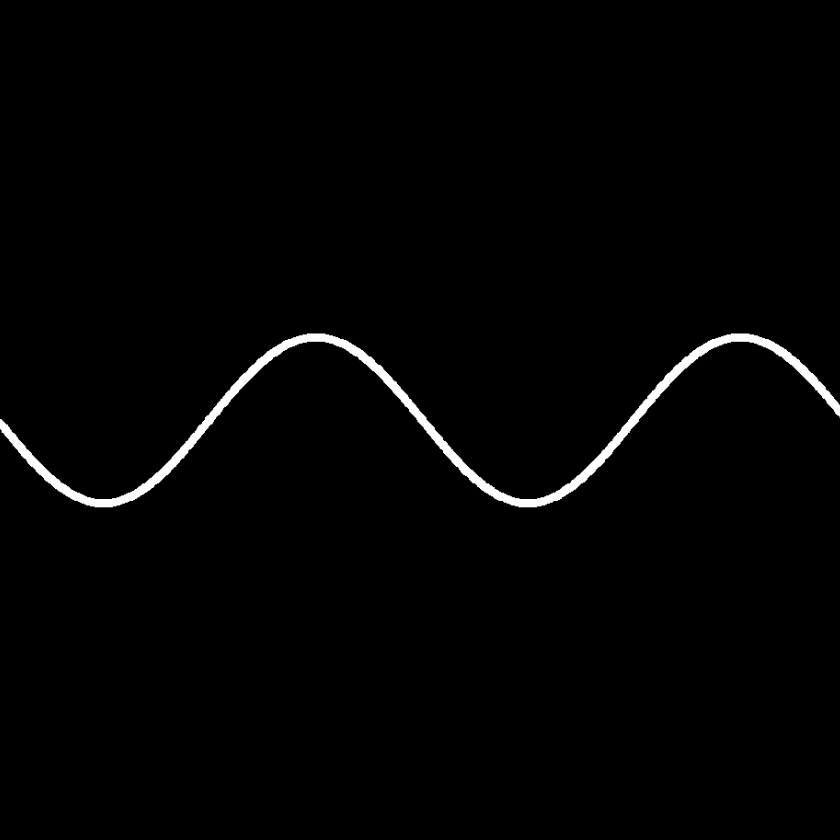
#> input picture pic/stringline_padded.png, 840 x 840 px, found by its file name
$ python pixel_integration.py
#> lines starting #> are read from the running program, lines starting #| are printed output that depends on the picture; after the words box and inside, x2 and y2 are one past the last pixel; in counts of white or black regions, pixels touching at a corner belong together
### Sampling_simulation.py
import numpy as np
import matplotlib.pyplot as plt
from numpy.fft import fft2, ifft2, fftshift, ifftshift
from PIL import Image
from skimage.transform import downscale_local_mean

def load_and_normalize_image(filepath):
    # Load the image
    image = Image.open(filepath).convert('L')  # Convert to grayscale
    # Convert image to a NumPy array
    grayscale_data = np.array(image, dtype=np.float32)
    # Normalize the grayscale data to [0, 1]
    normalized_data = (grayscale_data - grayscale_data.min()) / (grayscale_data.max() - grayscale_data.min())
    return normalized_data

def plot_image(field, title):
    """
    :param field: the field to be plotted
    :param title: the title of the plot
    """
#> called with title = 'object'
    data = field.astype(np.float32)
    mn, mx = data.min(), data.max()
#> mn = 0; mx = 1
    eps = 1e-12
    data = (data - mn) / (mx - mn + eps)
    plt.figure(figsize=(6,6))
    im = plt.imshow(data, cmap='gray', vmin=0, vmax=1)
    plt.colorbar(im, label="Normalized value")
    plt.title(title); plt.axis('off'); plt.show()

def Transfer_function(W, H, distance, wavelength, pixelSize, numPixels):
    """
    :param W: axis 1
    :param H: axis 2
    :param distance: the propagation distance
    :param wavelength: the illumination's wavelength
    :param pixelSize: the pixel size
    :param numPixels: the number of pixels on W and H
    :return: the transfer function
    """
    FX = W / (pixelSize * numPixels) # Frequency coordination
    FY = H / (pixelSize * numPixels)
    k = 2 * np.pi / wavelength # Wave number
    arg = 1 - (wavelength ** 2) * (FX ** 2 + FY ** 2)
    sq = np.where(arg >= 0, np.sqrt(arg), 0.0)
    H = np.exp(1j * k * distance * sq)
    H[arg < 0] = 0
    return H


def angular_spectrum_method(W, H, distance, wavelength, field, pixelSize, numPixels):
    """
    :param W: axis 1
    :param H: axis 2
    :param distance: the propagation distance
    :param field: the field at the intial position
    :param pixelSize: the pixel size
    :param numPixels: the number of pixels on W and H
    :return: the field after propagation
    """
    GT = fftshift(fft2(ifftshift(field))) # Angular spectrum: Fourier transforming the initial field
    transfer = Transfer_function(W, H, distance, wavelength, pixelSize, numPixels) # Calculate the transfer function
    gt_prime = fftshift(ifft2(ifftshift(GT * transfer))) # Inverse Fourier transform on: transfer function * angular spectrum
    return gt_prime

def IPR(W, H, wavelength, distance, pixelSize,  numPixels, Measured_amplitude, k_max):
    """
    :param W: axis 1
    :param H: axis 2
    :param distance: the propagation distance
    :param pixelSize: the pixel size
    :param numPixels: the number of pixels on W and H
    :param Measured_amplitude: The amplitude of sensor's recorded field
    :param k_max: The maximum iteration number
    :return: The reconstructed sample field
    """
    update_phase = [] # Store every iteration's phase
    last_field = None # Store the reconstructed sample field
    for k in range(k_max):
        # a) On the sensor plane
        if k == 0: # The first iteration
            phase0 = np.zeros(Measured_amplitude.shape) # Give the guess phase equals to 0
            field1 = Measured_amplitude * np.exp(1j * phase0) # The guess field
        else:
            field1 = Measured_amplitude * np.exp(1j * update_phase[k - 1]) # The field on the sensor plane for the coming computation
        # b) Backpropagate the field and apply constraint
        field2 = angular_spectrum_method(W, H, -distance, wavelength, field1, pixelSize, numPixels) # Field after backpropagation
        phase_field2 = np.angle(field2)  # phase of field2
        amp_field2 = np.abs(field2)  # amplitude of field2
        abso = -np.log(amp_field2 + 1e-8) # Calculate the absorption index;1e-8 to prevent 0 value
        # Apply constraints(None-zero constraint)
        mask = abso < 0 # Mask: when the absorption index is less than 0
        phase_field2[mask] = 0 # Set the corresponding phase to 0
        abso[mask] = 0 # Set the absorption as 0
        amp_field2 = np.exp(-abso)
        field22 = amp_field2 * np.exp(1j * phase_field2) # Field after applying the constraint
        # c) Forward propagate the field
        field3 = angular_spectrum_method(W, H, distance, wavelength, field22, pixelSize, numPixels) # Forward propagtion
        phase_field3 = np.angle(field3) # Phase of field3
        update_phase.append(phase_field3) # Input the phase to this array
        # d) Backpropagate to get the image
        field4 = angular_spectrum_method(W, H, -distance, wavelength, field3, pixelSize, numPixels) # Backpropagation
        last_field = field4
    return last_field

object = load_and_normalize_image("/Users/wangmusi/Documents/GitHub/LIHM/pic/stringline_padded.png") # Read the sample
plot_image(object,"object") # Plot the object
pitch_size = [0.4e-6, 1.6e-6] # 0.4e-6 is the hologram's pixel spacing and 1.6e-6 is the sensor's pitch size
numPixels_hologram = 840 # number of pixels on each axis of the sensor
z2 = 1e-3 # the sample-sensor distance; unit: meter
wavelength = 525e-9
# Define the fine grid(hologram grid)
x = np.arange(numPixels_hologram) - numPixels_hologram / 2 - 1
y = np.arange(numPixels_hologram) - numPixels_hologram / 2 - 1
W, H = np.meshgrid(x, y)
# Define the sample property
am = np.exp(-1.6 * object)
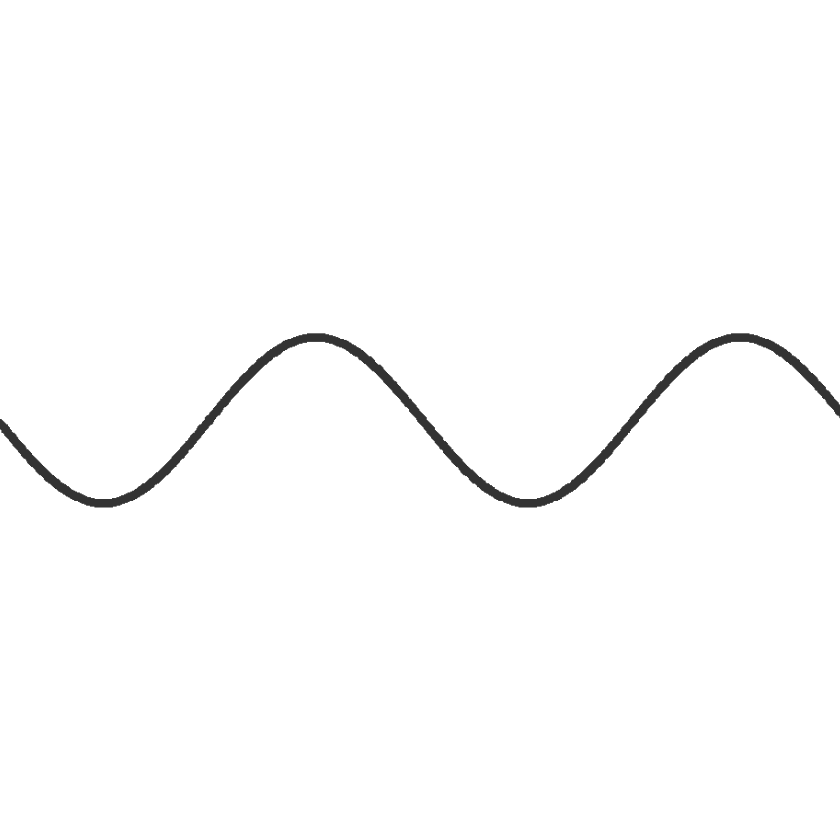
#> am: shape (840, 840) float32; min 0.202, max 1, mean 0.989
ph0 = 3
ph = ph0 * object
field_after_object = am * np.exp(1j * ph)
am_field_after_object = np.abs(field_after_object)
plot_image(am_field_after_object, "Sample field") # Plot the field after sample
# Acquire the hologram
hologram_field = angular_spectrum_method(W, H, z2,wavelength, field_after_object, pitch_size[0], numPixels_hologram)
hologram_amplitude = np.abs(hologram_field)
hologram_intensity = np.abs(hologram_field) ** 2
plot_image(hologram_amplitude,  "Hologram field")

# Sample the hologram
decimation_factor = int(pitch_size[1] / pitch_size[0])
sampled_hologram_intensity = downscale_local_mean(hologram_intensity, (decimation_factor, decimation_factor))
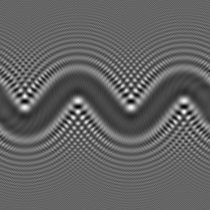
#> sampled_hologram_intensity: shape (210, 210) float64; min 0.199, max 2.22, mean 0.986; drawn with min black and max white
sampled_hologram_amplitude = np.sqrt(sampled_hologram_intensity)
plot_image(sampled_hologram_amplitude, "Sampled hologram amplitude")

# Create the sensor grid
numPixels_sensor = sampled_hologram_amplitude.shape[0]
#> numPixels_sensor = 210
x_sen = np.arange(numPixels_sensor) - numPixels_sensor / 2 - 1
#> x_sen = 210 values from -106 to 103
y_sen = np.arange(numPixels_sensor) - numPixels_sensor / 2 - 1
#> y_sen = 210 values from -106 to 103
W_sen, H_sen = np.meshgrid(x_sen, y_sen)

# IPR reconstruction
rec_field = IPR(W_sen,H_sen,wavelength,z2,pitch_size[1],numPixels_sensor,sampled_hologram_amplitude,50)
#> after the loop in IPR, `for k in range(k_max):`:
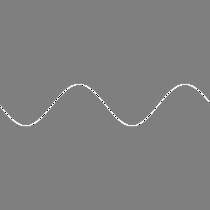
#> phase_field2: shape (210, 210) float64; min -3.14, max 3.13, mean 0.0238; drawn with min black and max white
#> after the loop in IPR, `for k in range(k_max):`: update_phase = 50 items
am_rec = np.abs(rec_field)
plot_image(am_rec,"rec")

### pixel_integration.py
import numpy as np
import matplotlib.pyplot as plt
from numpy.fft import fft2, ifft2, fftshift, ifftshift
from PIL import Image
from skimage.transform import downscale_local_mean

from Sampling_simulation import decimation_factor


def load_and_normalize_image(filepath):
    # Load the image
    image = Image.open(filepath).convert('L')  # Convert to grayscale
    # Convert image to a NumPy array
    grayscale_data = np.array(image, dtype=np.float32)
    # Normalize the grayscale data to [0, 1]
    normalized_data = (grayscale_data - grayscale_data.min()) / (grayscale_data.max() - grayscale_data.min())
    return normalized_data

def plot_image(field, title):
    """
    :param field: the field to be plotted
    :param title: the title of the plot
    """
#> called with title = 'object'
    data = field.astype(np.float32)
    mn, mx = data.min(), data.max()
#> mn = 0; mx = 1
    eps = 1e-12
    data = (data - mn) / (mx - mn + eps)
    plt.figure(figsize=(6,6))
    im = plt.imshow(data, cmap='gray', vmin=0, vmax=1)
    plt.colorbar(im, label="Normalized value")
    plt.title(title); plt.axis('off'); plt.show()

def Transfer_function(W, H, distance, wavelength, pixelSize, numPixels):
    """
    :param W: axis 1
    :param H: axis 2
    :param distance: the propagation distance
    :param wavelength: the illumination's wavelength
    :param pixelSize: the pixel size
    :param numPixels: the number of pixels on W and H
    :return: the transfer function
    """
    FX = W / (pixelSize * numPixels) # Frequency coordination
    FY = H / (pixelSize * numPixels)
    k = 2 * np.pi / wavelength # Wave number
    arg = 1 - (wavelength ** 2) * (FX ** 2 + FY ** 2)
    sq = np.where(arg >= 0, np.sqrt(arg), 0.0)
    H = np.exp(1j * k * distance * sq)
    H[arg < 0] = 0
    return H


def angular_spectrum_method(W, H, distance, wavelength, field, pixelSize, numPixels):
    """
    :param W: axis 1
    :param H: axis 2
    :param distance: the propagation distance
    :param field: the field at the intial position
    :param pixelSize: the pixel size
    :param numPixels: the number of pixels on W and H
    :return: the field after propagation
    """
    GT = fftshift(fft2(ifftshift(field))) # Angular spectrum: Fourier transforming the initial field
    transfer = Transfer_function(W, H, distance, wavelength, pixelSize, numPixels) # Calculate the transfer function
    gt_prime = fftshift(ifft2(ifftshift(GT * transfer))) # Inverse Fourier transform on: transfer function * angular spectrum
    return gt_prime

def IPR(W, H, wavelength, distance, pixelSize,  numPixels, Measured_amplitude, k_max):
    """
    :param W: axis 1
    :param H: axis 2
    :param distance: the propagation distance
    :param pixelSize: the pixel size
    :param numPixels: the number of pixels on W and H
    :param Measured_amplitude: The amplitude of sensor's recorded field
    :param k_max: The maximum iteration number
    :return: The reconstructed sample field
    """
    update_phase = [] # Store every iteration's phase
    last_field = None # Store the reconstructed sample field
    for k in range(k_max):
        # a) On the sensor plane
        if k == 0: # The first iteration
            phase0 = np.zeros(Measured_amplitude.shape) # Give the guess phase equals to 0
            field1 = Measured_amplitude * np.exp(1j * phase0) # The guess field
        else:
            field1 = Measured_amplitude * np.exp(1j * update_phase[k - 1]) # The field on the sensor plane for the coming computation
        # b) Backpropagate the field and apply constraint
        field2 = angular_spectrum_method(W, H, -distance, wavelength, field1, pixelSize, numPixels) # Field after backpropagation
        phase_field2 = np.angle(field2)  # phase of field2
        amp_field2 = np.abs(field2)  # amplitude of field2
        abso = -np.log(amp_field2 + 1e-8) # Calculate the absorption index;1e-8 to prevent 0 value
        # Apply constraints(None-zero constraint)
        mask = abso < 0 # Mask: when the absorption index is less than 0
        phase_field2[mask] = 0 # Set the corresponding phase to 0
        abso[mask] = 0 # Set the absorption as 0
        amp_field2 = np.exp(-abso)
        field22 = amp_field2 * np.exp(1j * phase_field2) # Field after applying the constraint
        # c) Forward propagate the field
        field3 = angular_spectrum_method(W, H, distance, wavelength, field22, pixelSize, numPixels) # Forward propagtion
        phase_field3 = np.angle(field3) # Phase of field3
        update_phase.append(phase_field3) # Input the phase to this array
        # d) Backpropagate to get the image
        field4 = angular_spectrum_method(W, H, -distance, wavelength, field3, pixelSize, numPixels) # Backpropagation
        last_field = field4
    return last_field

object = load_and_normalize_image("/Users/wangmusi/Documents/GitHub/LIHM/pic/stringline_padded.png") # Read the sample
plot_image(object,"object") # Plot the object
pitch_size = [0.4e-6, 1.6e-6] # 0.4e-6 is the hologram's pixel spacing and 1.6e-6 is the sensor's pitch size
numPixels_hologram = 840 # number of pixels on each axis of the sensor
z2 = 1e-3 # the sample-sensor distance; unit: meter
wavelength = 525e-9
# Define the fine grid(hologram grid)
x = np.arange(numPixels_hologram) - numPixels_hologram / 2 - 1
y = np.arange(numPixels_hologram) - numPixels_hologram / 2 - 1
W, H = np.meshgrid(x, y)
# Define the sample property
am = np.exp(-1.6 * object)
ph0 = 3
ph = ph0 * object
field_after_object = am * np.exp(1j * ph)
am_field_after_object = np.abs(field_after_object)
plot_image(am_field_after_object, "Sample field") # Plot the field after sample
# Acquire the hologram
hologram_field = angular_spectrum_method(W, H, z2,wavelength, field_after_object, pitch_size[0], numPixels_hologram)
hologram_amplitude = np.abs(hologram_field)
hologram_intensity = np.abs(hologram_field) ** 2
plot_image(hologram_amplitude,  "Hologram field")

# Sample the hologram
FX = W / (pitch_size[0] * numPixels_hologram)  # Frequency coordination
FY = H / (pitch_size[0] * numPixels_hologram)
Delta = pitch_size[1] # The pixel region size
H_filter = np.sinc(FX * Delta) * np.sinc(FY * Delta)
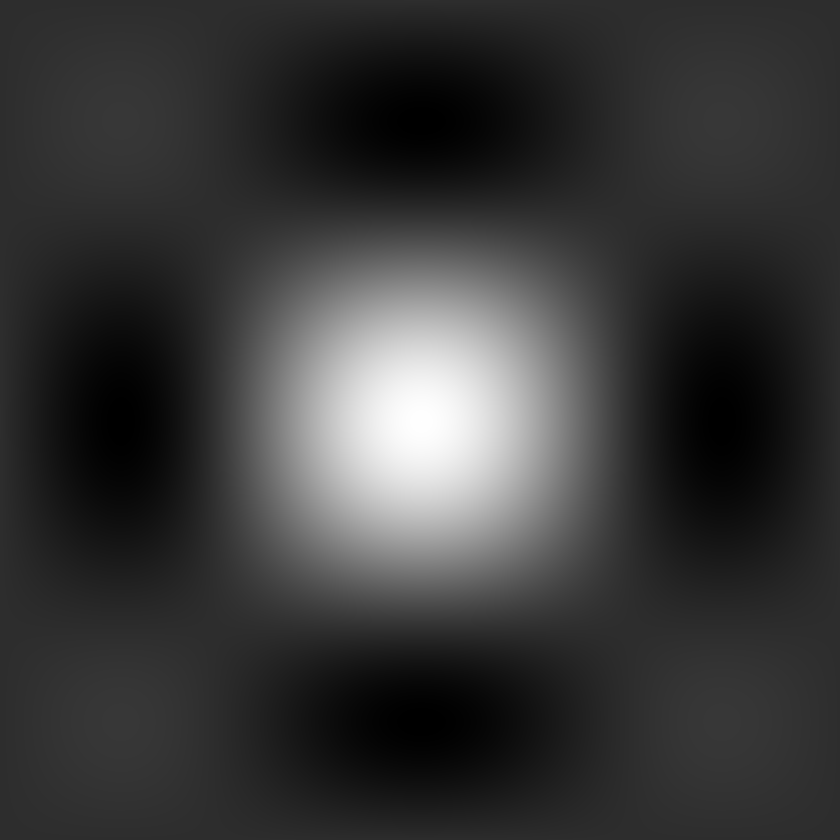
#> H_filter: shape (840, 840) float64; min -0.217, max 1, mean 0.0509; drawn with min black and max white
A = fftshift(fft2(ifftshift(hologram_intensity)))
s = np.real(fftshift(ifft2(ifftshift(A * H_filter)))) # In case of the imaginary value
decimation_factor = int(pitch_size[1] / pitch_size[0])
offset = decimation_factor // 2
sampled_field_intensity = s[offset::decimation_factor, offset::decimation_factor] # The output of the center pixel is the average value of the small rectangular area of the pixel
am_sampled_field = np.sqrt(sampled_field_intensity)
plot_image(am_sampled_field, "Sampled hologram")


# Create the sensor grid
numPixels_sensor = am_sampled_field.shape[0]
x_sen = np.arange(numPixels_sensor) - numPixels_sensor / 2 - 1
y_sen = np.arange(numPixels_sensor) - numPixels_sensor / 2 - 1
W_sen, H_sen = np.meshgrid(x_sen, y_sen)

# IPR reconstruction
rec_field = IPR(W_sen,H_sen,wavelength,z2,pitch_size[1],numPixels_sensor,am_sampled_field,50)
#> the loop in IPR, `for k in range(k_max):` made 50 passes
#> pass 1, in IPR, `phase_field2 = np.angle(field2)`:
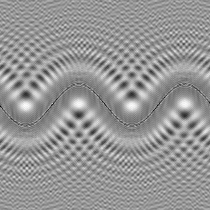
#> phase_field2: shape (210, 210) float64; min 1.27, max 1.7, mean 1.52; drawn with min black and max white
#> pass 1, in IPR, `amp_field2 = np.abs(field2)`:
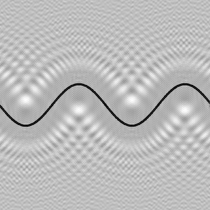
#> amp_field2: shape (210, 210) float64; min 0.305, max 1.23, mean 0.99; drawn with min black and max white
#> pass 1, in IPR, `mask = abso < 0`:
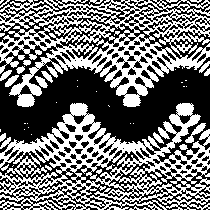
#> mask: shape (210, 210) bool; 45.5% white; 46 white regions (25 under 20 px), largest, box (x1, y1, x2, y2) and area: (0, 103, 210, 210) 9719, (0, 0, 210, 107) 9345, (185, 123, 206, 143) 134
#> after the loop in IPR, `for k in range(k_max):`: update_phase = 50 items
am_rec = np.abs(rec_field)
plot_image(am_rec,"rec")
